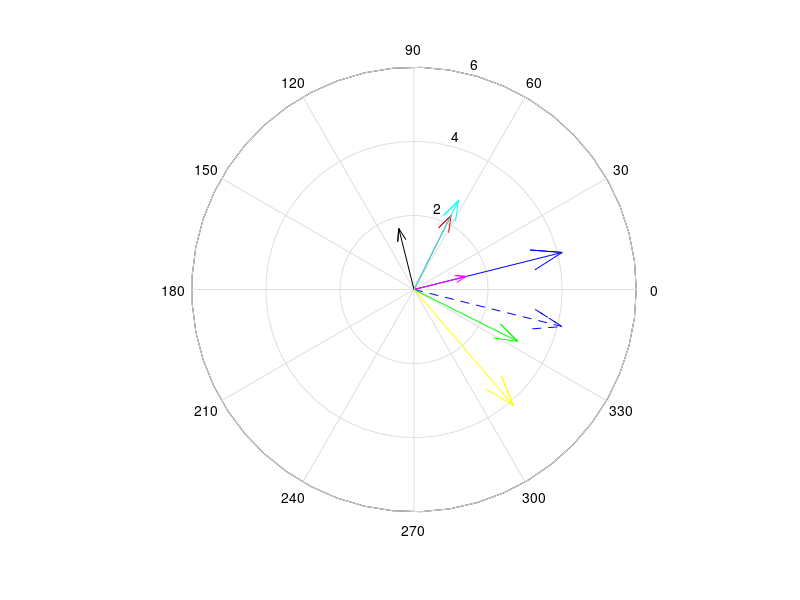

Recreate this plot in MATLAB.
function orth_example()
clear all
close all

x = 4 + 1i;
y = 1 + 2*1i;

%x = x/abs(x);
%y = y/abs(y);

compass(real(x),imag(x),'b');
hold
compass(real(x),imag(x'),'b--');

compass(real(y),imag(y),'r');

x_coord = [real(x) imag(x)];
y_coord = [real(y) imag(y)];



[x_orth_coord , proj_y] = get_ortho(x_coord,y_coord)
[y_orth_coord ,proj_x ] = get_ortho(y_coord,x_coord)

compass(x_orth_coord(1),x_orth_coord(2),'g');

compass(y_orth_coord(1),y_orth_coord(2),'k');


compass(proj_x(1),proj_x(2),'m');

compass(proj_y(1),proj_y(2),'c');

x_ortho2 = get_ortho2(x,y);

compass(real(x_ortho2),imag(x_ortho2),'y');

function  [ortho, proj ] = get_ortho(x,y)
    
    proj  = ((x*y')/(y*y'))*y;
    ortho = x - proj;
    
function ortho = get_ortho2(x,y)
    
    ortho = x*conj(y)/abs(y);